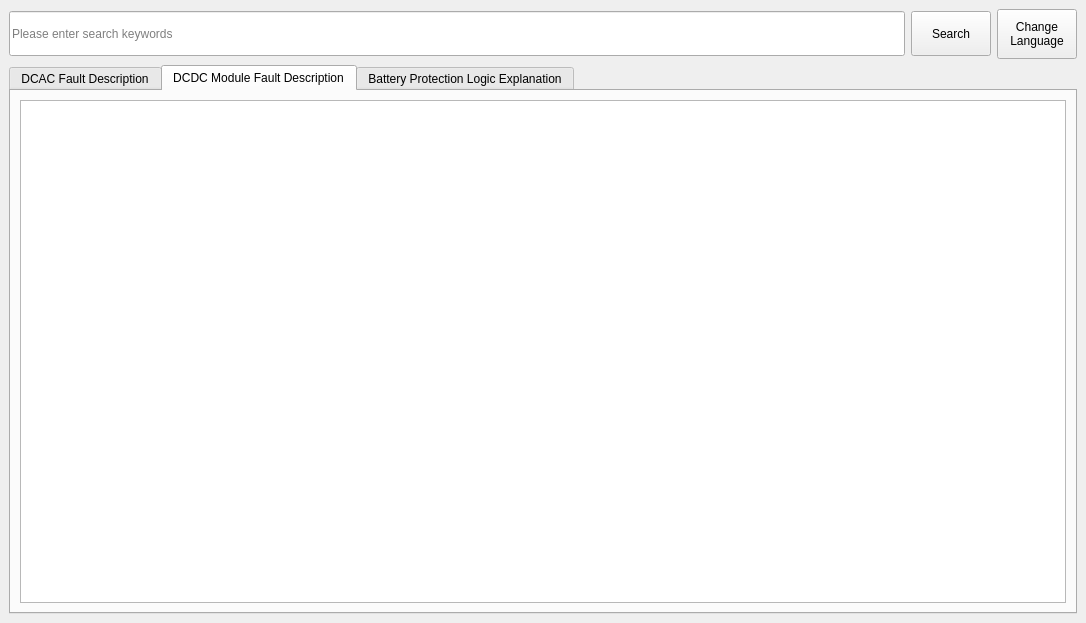
<?xml version="1.0" encoding="UTF-8"?>
<ui version="4.0">
 <class>FaultTableInterface</class>
 <widget class="QMainWindow" name="FaultTableInterface">
  <property name="geometry">
   <rect>
    <x>0</x>
    <y>0</y>
    <width>1086</width>
    <height>623</height>
   </rect>
  </property>
  <property name="windowTitle">
   <string>MainWindow</string>
  </property>
  <widget class="QWidget" name="centralwidget">
   <layout class="QGridLayout" name="gridLayout_2">
    <item row="0" column="0">
     <layout class="QVBoxLayout" name="verticalLayout_2">
      <item>
       <layout class="QHBoxLayout" name="horizontalLayout">
        <item>
         <widget class="QLineEdit" name="search_le">
          <property name="minimumSize">
           <size>
            <width>0</width>
            <height>45</height>
           </size>
          </property>
          <property name="placeholderText">
           <string>Please enter search keywords</string>
          </property>
         </widget>
        </item>
        <item>
         <widget class="QPushButton" name="Search_btn">
          <property name="minimumSize">
           <size>
            <width>0</width>
            <height>45</height>
           </size>
          </property>
          <property name="text">
           <string>Search</string>
          </property>
         </widget>
        </item>
        <item>
         <widget class="QPushButton" name="pushButton">
          <property name="minimumSize">
           <size>
            <width>0</width>
            <height>50</height>
           </size>
          </property>
          <property name="text">
           <string>Change
Language</string>
          </property>
         </widget>
        </item>
       </layout>
      </item>
      <item>
       <widget class="QTabWidget" name="tabWidget">
        <property name="currentIndex">
         <number>1</number>
        </property>
        <widget class="QWidget" name="tab_3">
         <attribute name="title">
          <string>DCAC Fault Description</string>
         </attribute>
         <layout class="QGridLayout" name="gridLayout">
          <item row="0" column="0">
           <widget class="QTableWidget" name="tableWidget">
            <property name="textElideMode">
             <enum>Qt::ElideRight</enum>
            </property>
           </widget>
          </item>
         </layout>
        </widget>
        <widget class="QWidget" name="tab_4">
         <attribute name="title">
          <string>DCDC Module Fault Description</string>
         </attribute>
         <layout class="QGridLayout" name="gridLayout_3">
          <item row="0" column="0">
           <widget class="QTableWidget" name="tableWidget_2"/>
          </item>
         </layout>
        </widget>
        <widget class="QWidget" name="tab">
         <attribute name="title">
          <string>Battery Protection Logic Explanation</string>
         </attribute>
         <layout class="QGridLayout" name="gridLayout_4">
          <item row="0" column="0">
           <layout class="QVBoxLayout" name="verticalLayout">
            <item>
             <widget class="QPlainTextEdit" name="plainTextEdit">
              <property name="plainText">
               <string>Battery Cut-off Voltage Protection Logic Explanation for Grid-on and grid-off modes:

Grid-on mode:
  When the battery discharges to the cut-off voltage minus 5V (e.g., if the cut-off voltage is 500V, discharge stops at 495V), an alarm &quot;Discharge Not Allowed&quot; will be triggered, and the DCAC converter output power will drop to 0.
  The &quot;Discharge Not Allowed&quot; alarm will be cleared when the battery voltage is greater than the discharge cut-off voltage plus the discharge hysteresis voltage or when the mode is changed to charging.
  When the battery is charged to the upper limit of the charging voltage, an alarm &quot;Charging Not Allowed&quot; will be triggered. If the DCAC is in charging mode, the charging power will drop to 0. If the DCAC is in discharge mode, it will not be affected.
  The &quot;Charging Not Allowed&quot; alarm will be cleared when the battery voltage is lower than the upper limit of the charging voltage minus the charging hysteresis voltage or when it is in discharge mode.

Grid-off mode:
  When the battery discharges to the cut-off voltage minus 5V (e.g., if the cut-off voltage is 500V, discharge stops at 495V), an alarm &quot;Discharge Not Allowed&quot; will be triggered, and the DCAC converter will shut down. The &quot;Discharge Not Allowed&quot; alarm will be cleared when the battery voltage is greater than the discharge cut-off voltage plus the discharge hysteresis voltage. If there is no shutdown command, the system will resume operation.
  When the battery is charged to the upper limit of the charging voltage, an alarm &quot;Charging Not Allowed&quot; will be triggered. If the DCAC is in charging mode or in grid-off discharge mode, it will not be affected.
  The &quot;Charging Not All</string>
              </property>
             </widget>
            </item>
           </layout>
          </item>
         </layout>
        </widget>
       </widget>
      </item>
     </layout>
    </item>
   </layout>
  </widget>
 </widget>
 <resources/>
 <connections/>
</ui>
